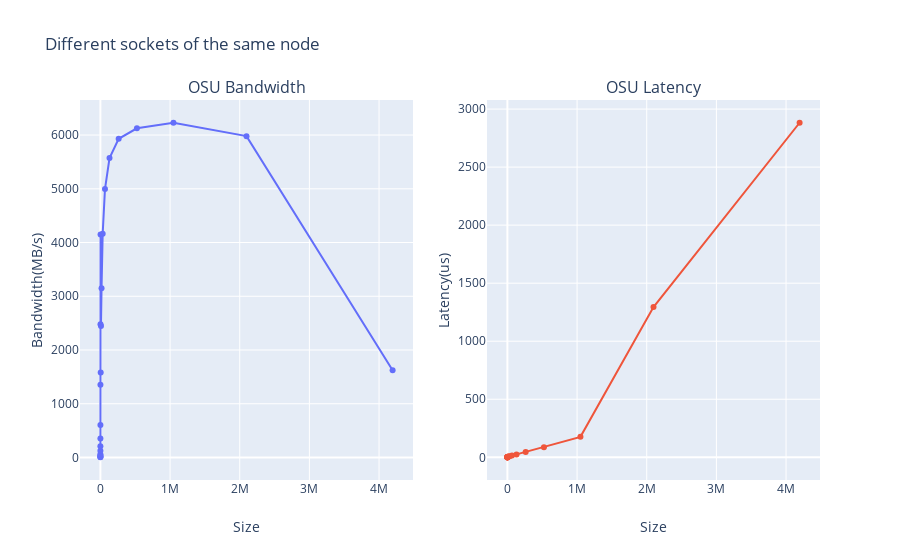

The code cell stored with this chart in its notebook:
### Markdown cell above
### Different sockets of the same node

### Code cell
osu_bw_df = parse_benchmark_output(DIFF_SOCKET_SA_NO+"/osu_bw.out", 'Size', 'Bandwidth(MB/s)')
osu_lat_df = parse_benchmark_output(DIFF_SOCKET_SA_NO+"/osu_latency.out", 'Size', 'Latency(us)')
osu_bw_df.to_csv(DIFF_SOCKET_SA_NO+'/osu_bw.out.csv', sep='\t', encoding='utf-8')
osu_lat_df.to_csv(DIFF_SOCKET_SA_NO+'/osu_latency.out.csv', sep='\t', encoding='utf-8')

fig = make_subplots(rows=1, cols=2,
    subplot_titles=("OSU Bandwidth","OSU Latency"))
fig.add_trace(go.Scatter(x=osu_bw_df['Size'], y=osu_bw_df['Bandwidth(MB/s)'], mode='markers+lines'), row=1, col=1)
fig.add_trace(go.Scatter(x=osu_lat_df['Size'], y=osu_lat_df['Latency(us)'], mode='markers+lines'), row=1, col=2)
fig.update_layout(showlegend=False, title_text="Different sockets of the same node")
fig.update_xaxes(title_text='Size')
fig.update_yaxes(title_text='Bandwidth(MB/s)', row=1, col=1)
fig.update_yaxes(title_text='Latency(us)', row=1, col=2)
fig.show()
pio.write_image(fig, DIFF_SOCKET_SA_NO+"/linechart.png")

### Figure 1 — Plotly figure (JSON) as saved in the notebook; plotly's stock layout.template omitted (floating-point values rounded to 4 significant figures)
{"data": [{"mode": "markers+lines", "type": "scatter", "x": ["1", "2", "4", "8", "16", "32", "64", "128", "256", "512", "1024", "2048", "4096", "8192", "16384", "32768", "65536", "131072", "262144", "524288", "1048576", "2097152", "4194304"], "xaxis": "x", "y": ["4.31", "8.66", "17.30", "34.69", "60.47", "123.34", "208.65", "354.60", "606.06", "1352.70", "2479.38", "4149.84", "1579.66", "2446.41", "3147.58", "4165.78", "4994.65", "5572.18", "5930.49", "6126.31", "6229.08", "5980.09", "1622.14"], "yaxis": "y"}, {"mode": "markers+lines", "type": "scatter", "x": ["0", "1", "2", "4", "8", "16", "32", "64", "128", "256", "512", "1024", "2048", "4096", "8192", "16384", "32768", "65536", "131072", "262144", "524288", "1048576", "2097152", "4194304"], "xaxis": "x2", "y": ["0.42", "0.50", "0.50", "0.49", "0.50", "0.52", "0.52", "0.57", "0.60", "0.63", "0.86", "1.01", "1.30", "4.01", "4.89", "6.58", "9.19", "14.48", "24.93", "45.60", "87.06", "176.15", "1294.16", "2882.24"], "yaxis": "y2"}], "layout": {"annotations": [{"font": {"size": 16}, "showarrow": false, "text": "OSU Bandwidth", "x": 0.225, "xanchor": "center", "xref": "paper", "y": 1, "yanchor": "bottom", "yref": "paper"}, {"font": {"size": 16}, "showarrow": false, "text": "OSU Latency", "x": 0.775, "xanchor": "center", "xref": "paper", "y": 1, "yanchor": "bottom", "yref": "paper"}], "showlegend": false, "title": {"text": "Different sockets of the same node"}, "xaxis": {"anchor": "y", "domain": [0, 0.45], "title": {"text": "Size"}}, "xaxis2": {"anchor": "y2", "domain": [0.55, 1], "title": {"text": "Size"}}, "yaxis": {"anchor": "x", "domain": [0, 1], "title": {"text": "Bandwidth(MB/s)"}}, "yaxis2": {"anchor": "x2", "domain": [0, 1], "title": {"text": "Latency(us)"}}}}
